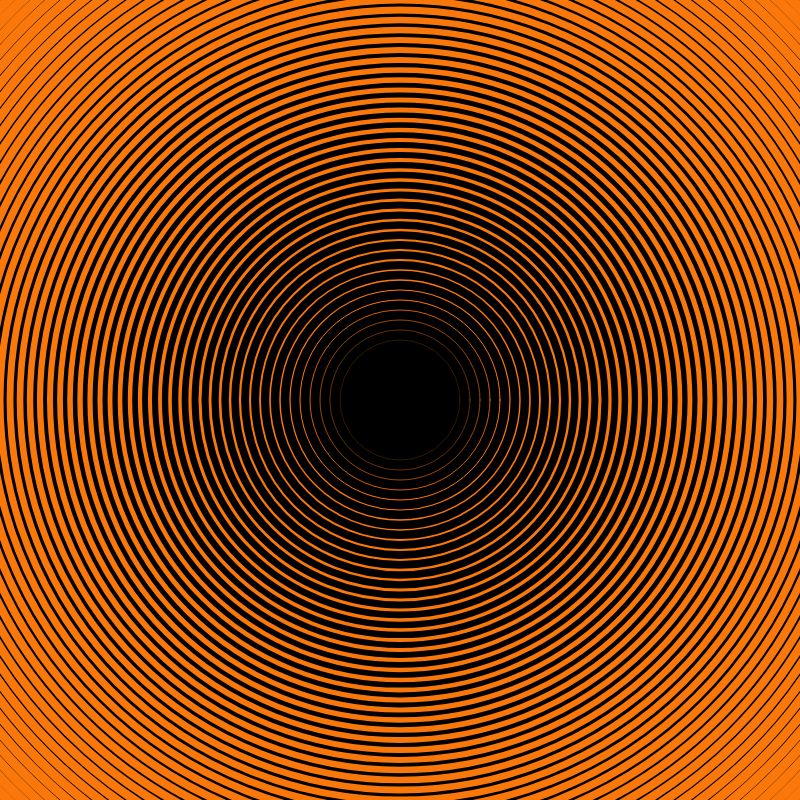
Frame 1 (no input)
Frame 60 (no input): identical to frame 1, image omitted
Frame 120 (the mouse pressed at the canvas centre since frame 60): identical to frame 1, image omitted

The p5.js sketch that drew this single still picture (run headless with seeded random() and noise() and a simulated clock; from frame 60 on, the mouse is pressed at the canvas centre):

// p5.js sketch
// ── sketch.js
function setup() {
  createCanvas(800, 800);
}

function draw() {
  background(0);
  noFill();
  stroke(250, 120, 10);
  // ellipse(400, 400, 100);
  //+20이 0번 더해졌다.
  // ellipse(400, 400, 100 + 20);
  //+20이 1번 더해졌다.
  // ellipse(400, 400, 100 + 20+ 20);
  //+20이 2번 더해졌다.
  // ellipse(400, 400, 100 + 20+ 20+ 20);
  //+20이 3번 더해졌다.
  for (i = 0; i < 100; i++) {
    strokeWeight(i * 0.2);
    //점점 굵어지는 선을 만들 수 있다.
    ellipse(400, 400, 100 + 20 * i);
  }
}
